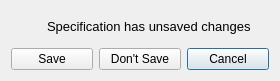
<?xml version="1.0" encoding="UTF-8"?>
<ui version="4.0">
 <class>SpecUnsaved</class>
 <widget class="QDialog" name="SpecUnsaved">
  <property name="windowModality">
   <enum>Qt::ApplicationModal</enum>
  </property>
  <property name="enabled">
   <bool>true</bool>
  </property>
  <property name="geometry">
   <rect>
    <x>0</x>
    <y>0</y>
    <width>280</width>
    <height>81</height>
   </rect>
  </property>
  <property name="sizePolicy">
   <sizepolicy hsizetype="Fixed" vsizetype="Fixed">
    <horstretch>0</horstretch>
    <verstretch>0</verstretch>
   </sizepolicy>
  </property>
  <property name="minimumSize">
   <size>
    <width>280</width>
    <height>81</height>
   </size>
  </property>
  <property name="maximumSize">
   <size>
    <width>280</width>
    <height>81</height>
   </size>
  </property>
  <property name="windowTitle">
   <string>SIGNAL | Specification unsaved changes</string>
  </property>
  <property name="sizeGripEnabled">
   <bool>false</bool>
  </property>
  <property name="modal">
   <bool>true</bool>
  </property>
  <layout class="QVBoxLayout" name="verticalLayout">
   <item>
    <layout class="QHBoxLayout" name="horizontalLayout_3">
     <item>
      <widget class="QLabel" name="LogoLabel">
       <property name="sizePolicy">
        <sizepolicy hsizetype="Fixed" vsizetype="Fixed">
         <horstretch>0</horstretch>
         <verstretch>0</verstretch>
        </sizepolicy>
       </property>
       <property name="maximumSize">
        <size>
         <width>30</width>
         <height>30</height>
        </size>
       </property>
       <property name="text">
        <string/>
       </property>
       <property name="scaledContents">
        <bool>true</bool>
       </property>
      </widget>
     </item>
     <item>
      <layout class="QHBoxLayout" name="horizontalLayout_2">
       <item>
        <widget class="QLabel" name="label_2">
         <property name="font">
          <font>
           <family>Arial</family>
           <pointsize>10</pointsize>
           <weight>50</weight>
           <bold>false</bold>
          </font>
         </property>
         <property name="text">
          <string>Specification has unsaved changes</string>
         </property>
         <property name="textFormat">
          <enum>Qt::PlainText</enum>
         </property>
         <property name="wordWrap">
          <bool>false</bool>
         </property>
        </widget>
       </item>
      </layout>
     </item>
    </layout>
   </item>
   <item>
    <layout class="QHBoxLayout" name="horizontalLayout">
     <item>
      <widget class="QPushButton" name="ButtonSave">
       <property name="sizePolicy">
        <sizepolicy hsizetype="Minimum" vsizetype="Fixed">
         <horstretch>0</horstretch>
         <verstretch>0</verstretch>
        </sizepolicy>
       </property>
       <property name="focusPolicy">
        <enum>Qt::NoFocus</enum>
       </property>
       <property name="text">
        <string>Save</string>
       </property>
      </widget>
     </item>
     <item>
      <widget class="QPushButton" name="ButtonClose">
       <property name="sizePolicy">
        <sizepolicy hsizetype="Minimum" vsizetype="Fixed">
         <horstretch>0</horstretch>
         <verstretch>0</verstretch>
        </sizepolicy>
       </property>
       <property name="focusPolicy">
        <enum>Qt::NoFocus</enum>
       </property>
       <property name="text">
        <string>Don't Save</string>
       </property>
      </widget>
     </item>
     <item>
      <widget class="QPushButton" name="ButtonReturn">
       <property name="sizePolicy">
        <sizepolicy hsizetype="Minimum" vsizetype="Fixed">
         <horstretch>0</horstretch>
         <verstretch>0</verstretch>
        </sizepolicy>
       </property>
       <property name="focusPolicy">
        <enum>Qt::TabFocus</enum>
       </property>
       <property name="text">
        <string>Cancel</string>
       </property>
      </widget>
     </item>
    </layout>
   </item>
  </layout>
 </widget>
 <resources/>
 <connections>
  <connection>
   <sender>ButtonClose</sender>
   <signal>clicked()</signal>
   <receiver>SpecUnsaved</receiver>
   <slot>reject()</slot>
   <hints>
    <hint type="sourcelabel">
     <x>169</x>
     <y>53</y>
    </hint>
    <hint type="destinationlabel">
     <x>97</x>
     <y>53</y>
    </hint>
   </hints>
  </connection>
 </connections>
</ui>
